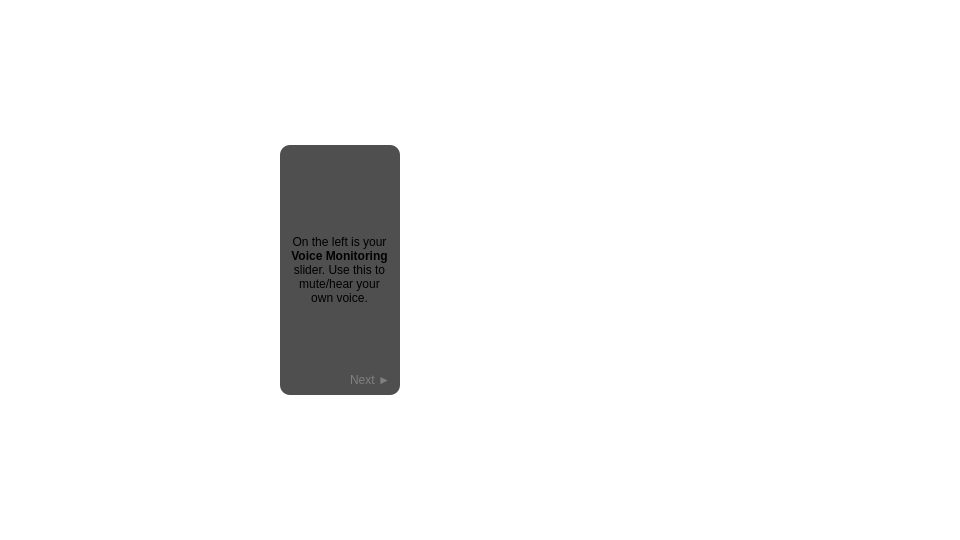
  <widget class="QGroupBox" name="slide_16">
   <property name="geometry">
    <rect>
     <x>960</x>
     <y>0</y>
     <width>960</width>
     <height>540</height>
    </rect>
   </property>
   <property name="styleSheet">
    <string notr="true">background: transparent;
border: 0px;</string>
   </property>
   <property name="title">
    <string/>
   </property>
   <widget class="QGroupBox" name="instruction_16">
    <property name="geometry">
     <rect>
      <x>280</x>
      <y>145</y>
      <width>120</width>
      <height>250</height>
     </rect>
    </property>
    <property name="styleSheet">
     <string notr="true">QGroupBox { background: #B0000000; border-radius: 10px; }</string>
    </property>
    <property name="title">
     <string/>
    </property>
    <widget class="QPushButton" name="next_16">
     <property name="geometry">
      <rect>
       <x>60</x>
       <y>225</y>
       <width>60</width>
       <height>20</height>
      </rect>
     </property>
     <property name="styleSheet">
      <string notr="true">QPushButton { color: #808080; }
QPushButton:hover { color: #C0C0C0; }</string>
     </property>
     <property name="text">
      <string>Next ►</string>
     </property>
    </widget>
    <widget class="QLabel" name="label_16">
     <property name="geometry">
      <rect>
       <x>9</x>
       <y>30</y>
       <width>101</width>
       <height>190</height>
      </rect>
     </property>
     <property name="text">
      <string>&lt;html&gt;&lt;head/&gt;&lt;body&gt;&lt;p align=&quot;center&quot;&gt;On the left is your&lt;span style=&quot; font-weight:700;&quot;&gt; Voice Monitoring&lt;/span&gt; slider. Use this to mute/hear your own voice.&lt;/p&gt;&lt;/body&gt;&lt;/html&gt;</string>
     </property>
     <property name="wordWrap">
      <bool>true</bool>
     </property>
    </widget>
    <zorder>label_16</zorder>
    <zorder>next_16</zorder>
   </widget>
  </widget>
